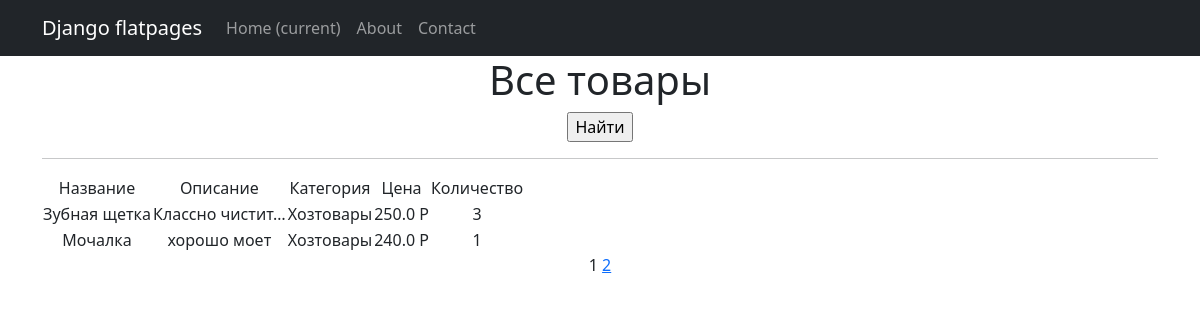
Screenshot of /products/ with the database file from the repository.
### simpleapp/models.py (models this page shows, shortened)
class Product(models.Model):
    name = models.CharField(
        max_length=50,
        unique=True, # названия товаров не должны повторяться
    )
    description = models.TextField()
    quantity = models.IntegerField(
        validators=[MinValueValidator(0)],
    )
    category = models.ForeignKey(
        to='Category',
        on_delete=models.CASCADE,
        related_name='products', # все продукты в категории будут доступны через поле products
    )
    price = models.FloatField(
        validators=[MinValueValidator(0.0)],
    )

class Category(models.Model):
    name = models.CharField(max_length=100, unique=True)

### simpleapp/views.py (the view, shortened to what this page needs)
# urls.py: path('', ProductsList.as_view()),
class ProductsList(ListView):
    model = Product
    ordering = 'name'
    template_name = 'products.html'
    context_object_name = 'products'
    paginate_by = 2  # вот так мы можем указать количество записей на странице
    class ProductsList(ListView):
        model = Product
        ordering = 'name'
        template_name = 'products.html'
        context_object_name = 'products'
        paginate_by = 2

### simpleapp/templatetags/custom_filters.py (called while the page is built)
@register.filter()
def currency(value, code='rub'):
   postfix = CURRENCIES_SYMBOLS[code]
   return f'{value} {postfix}'

### templates/products.html (shortened to what this page needs)
{% extends 'flatpages/default.html' %}
{% load custom_filters %}
{% block content %}
   <h1>Все товары</h1>
   <form action="" method="get">
       <input type="submit" value="Найти" />
   </form>
   <hr>
   {% if products %}
       <table>
           <tr>
               <td>Название</td>
               <td>Описание</td>
               <td>Категория</td>
               <td>Цена</td>
               <td>Количество</td>
           </tr>
           {% for product in products %}
           <tr>
               <td>{{ product.name }}</td>
               <td>{{ product.description|truncatechars:15 }}</td>
               <td>{{ product.category.name }}</td>
               <td>{{ product.price|currency }}</td>
               <td>{{ product.quantity }}</td>
           </tr>
           {% endfor %}
       </table>
   {% else %}
       <h2>Товаров нет!</h2>
   {% endif %}
   {{ page_obj.number }}
   {% if page_obj.has_next %}
       <a href="?page={{ page_obj.next_page_number }}">{{ page_obj.next_page_number }}</a>
   {% endif %}
{% endblock content %}

### templates/flatpages/default.html (shortened to what this page needs)
<!DOCTYPE html>
{% load static %}
<html lang="en">
    <head>
        <link href="css/styles.css" rel="stylesheet" />
        <link href="{% static 'css/styles.css' %}" rel="stylesheet" />
    </head>
    <body>
<nav class="navbar navbar-expand-lg navbar-dark bg-dark static-top">
   <div class="container">
       <a class="navbar-brand" href="#">Django flatpages</a>
       <div class="collapse navbar-collapse" id="navbarResponsive">
           <ul class="navbar-nav ml-auto">
               <li class="nav-item active">
                   <a class="nav-link" href="#">Home
                       <span class="sr-only">(current)</span>
                   </a>
               </li>
               <li class="nav-item">
                   <a class="nav-link" href="/about/">About</a>
               </li>
               <li class="nav-item">
                   <a class="nav-link" href="/contacts/">Contact</a>
               </li>
           </ul>
       </div>
   </div>
</nav>
        <div class="container">
            <div class="row">
                <div class="col-lg-12 text-center">
                    {% block content %}{% endblock content %}
                </div>
            </div>
        </div>
    </body>
</html>

### rows the page displays
Product: name "Зубная щетка", description "Классно чистит…", category.name "Хозтовары", price "250.0 Р", quantity "3"
Product: name "Мочалка", description "хорошо моет", category.name "Хозтовары", price "240.0 Р", quantity "1"

### other values shown
{{ page_obj.number }} "1"
{{ page_obj.next_page_number }} "2"
